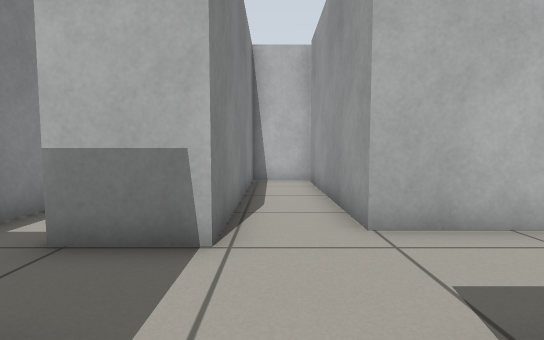
[1] (above)

12 first-person views from a walk through a world built for the Gazebo simulator. The camera is 0.59 m above the floor, tilts 4° down and sees 85° across. The floor is counted in squares, 0.5 m on a side. Each view is taken from the middle of a square. On the plan, view 1 faces up. The plan holds only what a view shows up to about 13 squares ahead; the rest is blank. Robots are left out.

[2]
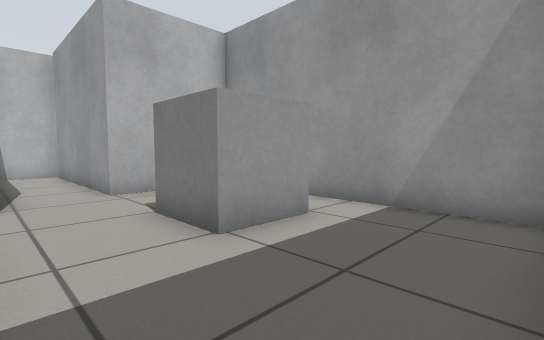

[3]
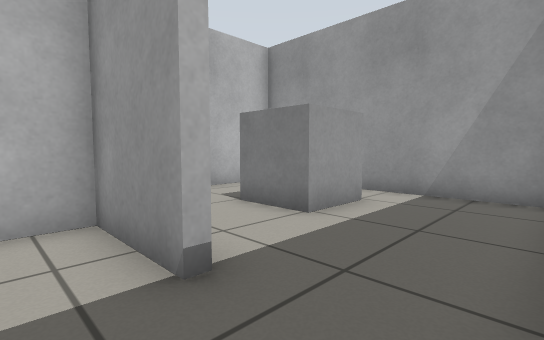

[4]
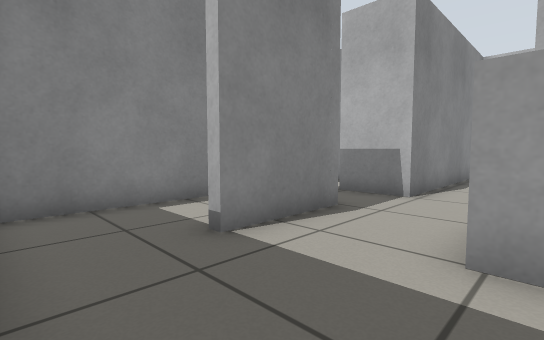

[5]
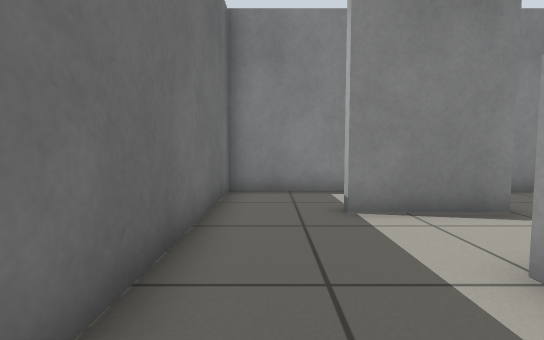

[6]
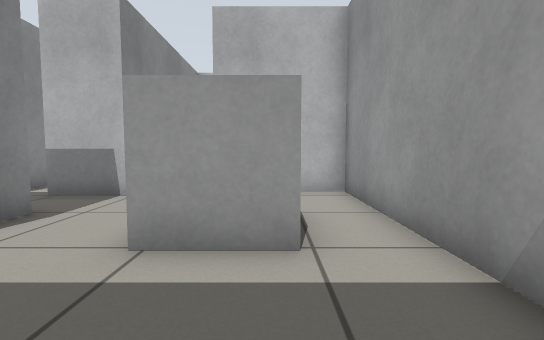

[7]
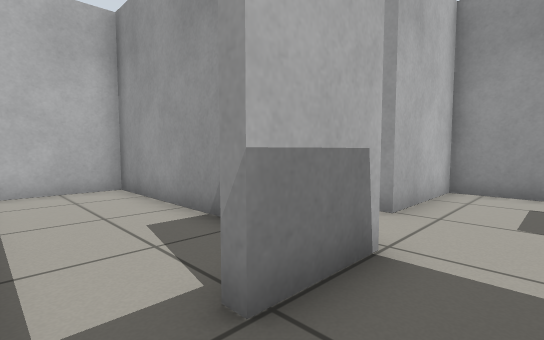

[8]
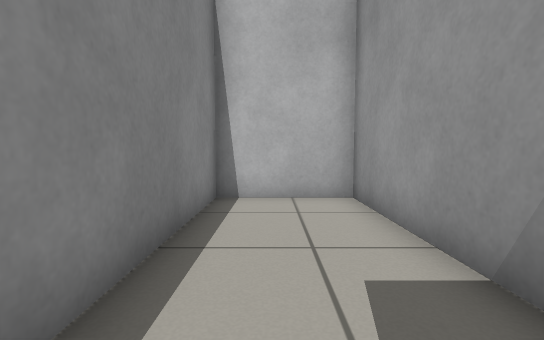

[9]
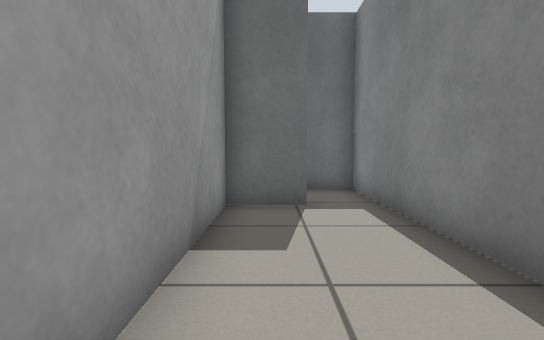

[10]
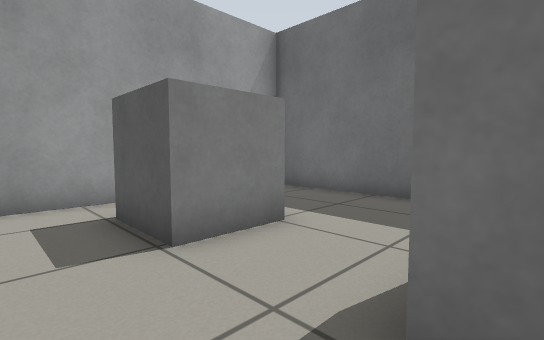

[11]
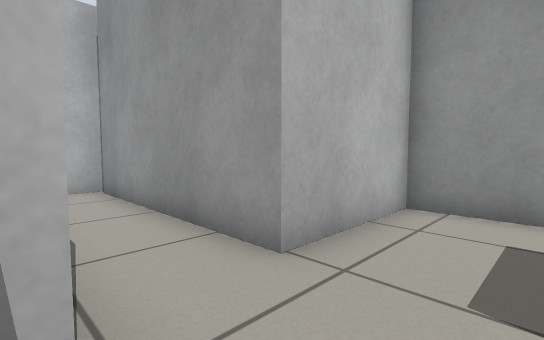

[12]
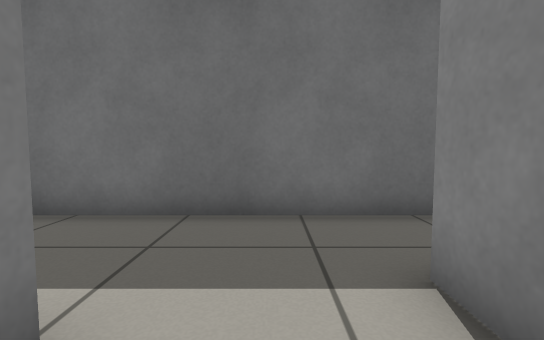

### Floor plan
Points are (right, up) in squares from view 1. A wall is a line through its corners. A room is listed if a view was taken in it or the views show most of it. See-through windows are left out.
Room 1 (views 1, 2, 4, 5, 6, 10, 11, 12)
walls: (-2.6, 1.4) (-1.4, 1.4) (-1.4, -1.6); (-1.4, -4.2) (4.6, -4.2); (5, -3.9) (5, 4.2) (1.4, 4.2) (1.4, 10.8); (1.6, 11.2) (-0.7, 11.2) (-0.7, 3.5) (-2.8, 3.5)
ways out: opening at (-1, -3) to room 2; opening at (-1.5, 2.5) to room 3
objects: grey box (2, 0) to (3, 1)
Room 2 (view 3)
walls: (-1.7, -1.6) (-1.7, 1.1) (-2.9, 1.1); (-4.4, 0.1) (-4.4, -4.2) (-1.4, -4.2)
ways out: opening at (-1, -3) to room 1
Room 3 (views 7, 8, 9)
walls: (-2.8, 3.8) (-1, 3.8) (-1, 11.2) (-4.4, 11.2) (-4.4, 1.4) (-2.6, 1.4)
ways out: opening at (-1.5, 2.5) to room 1

Positions as (right, up) in squares from view 1, and headings:
1: (0, 0), facing up
2: (-1, -4), facing up-right
3: (-3, -4), facing up-right
4: (2, -4), facing up-left
5: (4, -3), facing left
6: (3, -4), facing up
7: (-4, 2), facing up-right
8: (-3, 4), facing up
9: (-2, 10), facing down
10: (-2, 3), facing down-right
11: (-1, 2), facing up-right
12: (0, 1), facing down
